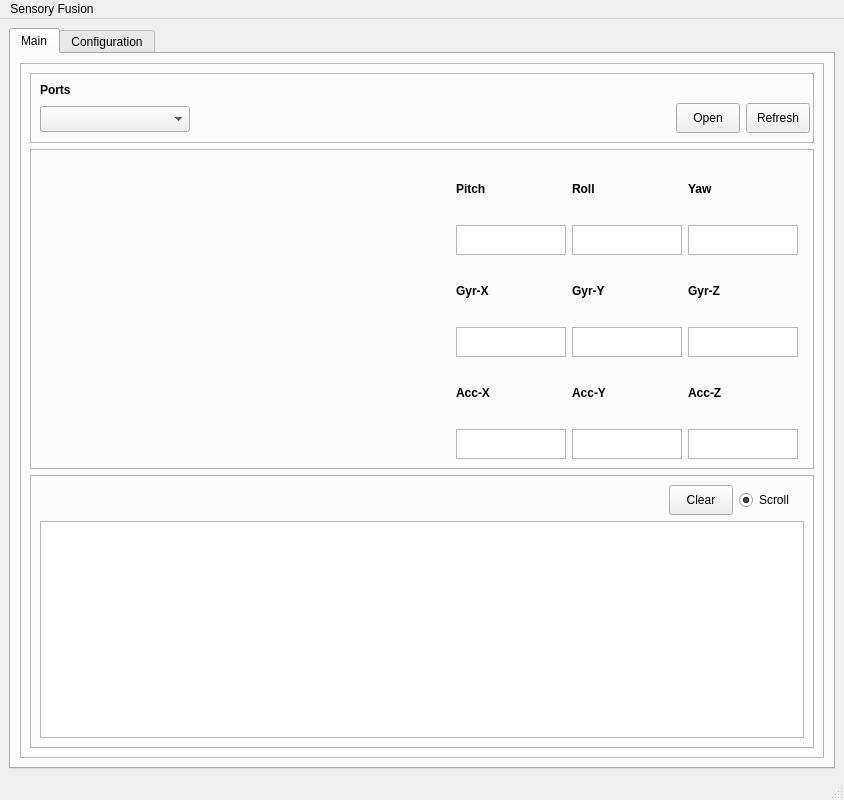
<?xml version="1.0" encoding="UTF-8"?>
<ui version="4.0">
 <class>MainWindow</class>
 <widget class="QMainWindow" name="MainWindow">
  <property name="geometry">
   <rect>
    <x>0</x>
    <y>0</y>
    <width>844</width>
    <height>800</height>
   </rect>
  </property>
  <property name="maximumSize">
   <size>
    <width>844</width>
    <height>800</height>
   </size>
  </property>
  <property name="windowTitle">
   <string>MainWindow</string>
  </property>
  <widget class="QWidget" name="centralwidget">
   <layout class="QVBoxLayout" name="verticalLayout">
    <item>
     <widget class="QTabWidget" name="tabMain">
      <property name="currentIndex">
       <number>0</number>
      </property>
      <widget class="QWidget" name="tab">
       <attribute name="title">
        <string>Main</string>
       </attribute>
       <layout class="QHBoxLayout" name="horizontalLayout_6">
        <item>
         <widget class="QFrame" name="frame">
          <property name="frameShape">
           <enum>QFrame::Shape::StyledPanel</enum>
          </property>
          <property name="frameShadow">
           <enum>QFrame::Shadow::Raised</enum>
          </property>
          <layout class="QVBoxLayout" name="verticalLayout_26">
           <item>
            <widget class="QFrame" name="frame_2">
             <property name="frameShape">
              <enum>QFrame::Shape::StyledPanel</enum>
             </property>
             <property name="frameShadow">
              <enum>QFrame::Shadow::Raised</enum>
             </property>
             <layout class="QVBoxLayout" name="verticalLayout_14">
              <item>
               <widget class="QLabel" name="label_11">
                <property name="font">
                 <font>
                  <bold>true</bold>
                 </font>
                </property>
                <property name="text">
                 <string>Ports</string>
                </property>
               </widget>
              </item>
              <item>
               <layout class="QHBoxLayout" name="horizontalLayout_7">
                <item>
                 <widget class="QComboBox" name="cmbSerialPorts">
                  <property name="minimumSize">
                   <size>
                    <width>150</width>
                    <height>26</height>
                   </size>
                  </property>
                  <property name="maximumSize">
                   <size>
                    <width>129</width>
                    <height>23</height>
                   </size>
                  </property>
                 </widget>
                </item>
                <item>
                 <layout class="QFormLayout" name="formLayout_4">
                  <property name="formAlignment">
                   <set>Qt::AlignmentFlag::AlignRight|Qt::AlignmentFlag::AlignTop|Qt::AlignmentFlag::AlignTrailing</set>
                  </property>
                  <item row="0" column="0">
                   <widget class="QPushButton" name="btnOpenSerialPort">
                    <property name="minimumSize">
                     <size>
                      <width>64</width>
                      <height>30</height>
                     </size>
                    </property>
                    <property name="maximumSize">
                     <size>
                      <width>54</width>
                      <height>24</height>
                     </size>
                    </property>
                    <property name="text">
                     <string>Open</string>
                    </property>
                   </widget>
                  </item>
                  <item row="0" column="1">
                   <widget class="QPushButton" name="btnRefreshSerialPort">
                    <property name="minimumSize">
                     <size>
                      <width>64</width>
                      <height>30</height>
                     </size>
                    </property>
                    <property name="maximumSize">
                     <size>
                      <width>64</width>
                      <height>24</height>
                     </size>
                    </property>
                    <property name="text">
                     <string>Refresh</string>
                    </property>
                   </widget>
                  </item>
                 </layout>
                </item>
               </layout>
              </item>
             </layout>
            </widget>
           </item>
           <item>
            <widget class="QFrame" name="frame_3">
             <property name="frameShape">
              <enum>QFrame::Shape::StyledPanel</enum>
             </property>
             <property name="frameShadow">
              <enum>QFrame::Shadow::Raised</enum>
             </property>
             <layout class="QHBoxLayout" name="horizontalLayout_8">
              <item>
               <widget class="QWidget" name="wdg3dviewer" native="true">
                <property name="minimumSize">
                 <size>
                  <width>400</width>
                  <height>300</height>
                 </size>
                </property>
                <property name="maximumSize">
                 <size>
                  <width>360</width>
                  <height>16777215</height>
                 </size>
                </property>
               </widget>
              </item>
              <item>
               <layout class="QVBoxLayout" name="verticalLayout_15">
                <item>
                 <layout class="QHBoxLayout" name="horizontalLayout_9">
                  <item>
                   <layout class="QVBoxLayout" name="verticalLayout_16">
                    <item>
                     <widget class="QLabel" name="label_12">
                      <property name="font">
                       <font>
                        <bold>true</bold>
                       </font>
                      </property>
                      <property name="text">
                       <string>Pitch</string>
                      </property>
                     </widget>
                    </item>
                    <item>
                     <widget class="QTextEdit" name="txtPitch">
                      <property name="minimumSize">
                       <size>
                        <width>110</width>
                        <height>30</height>
                       </size>
                      </property>
                      <property name="maximumSize">
                       <size>
                        <width>110</width>
                        <height>30</height>
                       </size>
                      </property>
                      <property name="readOnly">
                       <bool>true</bool>
                      </property>
                     </widget>
                    </item>
                   </layout>
                  </item>
                  <item>
                   <layout class="QVBoxLayout" name="verticalLayout_17">
                    <item>
                     <widget class="QLabel" name="label_13">
                      <property name="font">
                       <font>
                        <bold>true</bold>
                       </font>
                      </property>
                      <property name="text">
                       <string>Roll</string>
                      </property>
                     </widget>
                    </item>
                    <item>
                     <widget class="QTextEdit" name="txtRoll">
                      <property name="minimumSize">
                       <size>
                        <width>110</width>
                        <height>30</height>
                       </size>
                      </property>
                      <property name="maximumSize">
                       <size>
                        <width>110</width>
                        <height>30</height>
                       </size>
                      </property>
                      <property name="readOnly">
                       <bool>true</bool>
                      </property>
                     </widget>
                    </item>
                   </layout>
                  </item>
                  <item>
                   <layout class="QVBoxLayout" name="verticalLayout_18">
                    <item>
                     <widget class="QLabel" name="label_14">
                      <property name="font">
                       <font>
                        <bold>true</bold>
                       </font>
                      </property>
                      <property name="text">
                       <string>Yaw</string>
                      </property>
                     </widget>
                    </item>
                    <item>
                     <widget class="QTextEdit" name="txtYaw">
                      <property name="minimumSize">
                       <size>
                        <width>110</width>
                        <height>30</height>
                       </size>
                      </property>
                      <property name="maximumSize">
                       <size>
                        <width>110</width>
                        <height>30</height>
                       </size>
                      </property>
                      <property name="readOnly">
                       <bool>true</bool>
                      </property>
                     </widget>
                    </item>
                   </layout>
                  </item>
                 </layout>
                </item>
                <item>
                 <layout class="QHBoxLayout" name="horizontalLayout_10">
                  <item>
                   <layout class="QVBoxLayout" name="verticalLayout_19">
                    <item>
                     <widget class="QLabel" name="label_15">
                      <property name="font">
                       <font>
                        <bold>true</bold>
                       </font>
                      </property>
                      <property name="text">
                       <string>Gyr-X</string>
                      </property>
                     </widget>
                    </item>
                    <item>
                     <widget class="QTextEdit" name="txtGyrX">
                      <property name="minimumSize">
                       <size>
                        <width>110</width>
                        <height>30</height>
                       </size>
                      </property>
                      <property name="maximumSize">
                       <size>
                        <width>110</width>
                        <height>30</height>
                       </size>
                      </property>
                      <property name="readOnly">
                       <bool>true</bool>
                      </property>
                     </widget>
                    </item>
                   </layout>
                  </item>
                  <item>
                   <layout class="QVBoxLayout" name="verticalLayout_20">
                    <item>
                     <widget class="QLabel" name="label_16">
                      <property name="font">
                       <font>
                        <bold>true</bold>
                       </font>
                      </property>
                      <property name="text">
                       <string>Gyr-Y</string>
                      </property>
                     </widget>
                    </item>
                    <item>
                     <widget class="QTextEdit" name="txtGyrY">
                      <property name="minimumSize">
                       <size>
                        <width>110</width>
                        <height>30</height>
                       </size>
                      </property>
                      <property name="maximumSize">
                       <size>
                        <width>110</width>
                        <height>30</height>
                       </size>
                      </property>
                      <property name="readOnly">
                       <bool>true</bool>
                      </property>
                     </widget>
                    </item>
                   </layout>
                  </item>
                  <item>
                   <layout class="QVBoxLayout" name="verticalLayout_21">
                    <item>
                     <widget class="QLabel" name="label_17">
                      <property name="font">
                       <font>
                        <bold>true</bold>
                       </font>
                      </property>
                      <property name="text">
                       <string>Gyr-Z</string>
                      </property>
                     </widget>
                    </item>
                    <item>
                     <widget class="QTextEdit" name="txtGyrZ">
                      <property name="minimumSize">
                       <size>
                        <width>110</width>
                        <height>30</height>
                       </size>
                      </property>
                      <property name="maximumSize">
                       <size>
                        <width>110</width>
                        <height>30</height>
                       </size>
                      </property>
                      <property name="readOnly">
                       <bool>true</bool>
                      </property>
                     </widget>
                    </item>
                   </layout>
                  </item>
                 </layout>
                </item>
                <item>
                 <layout class="QHBoxLayout" name="horizontalLayout_11">
                  <item>
                   <layout class="QVBoxLayout" name="verticalLayout_22">
                    <item>
                     <widget class="QLabel" name="label_18">
                      <property name="font">
                       <font>
                        <bold>true</bold>
                       </font>
                      </property>
                      <property name="text">
                       <string>Acc-X</string>
                      </property>
                     </widget>
                    </item>
                    <item>
                     <widget class="QTextEdit" name="txtAccX">
                      <property name="minimumSize">
                       <size>
                        <width>110</width>
                        <height>30</height>
                       </size>
                      </property>
                      <property name="maximumSize">
                       <size>
                        <width>110</width>
                        <height>30</height>
                       </size>
                      </property>
                      <property name="readOnly">
                       <bool>true</bool>
                      </property>
                     </widget>
                    </item>
                   </layout>
                  </item>
                  <item>
                   <layout class="QVBoxLayout" name="verticalLayout_23">
                    <item>
                     <widget class="QLabel" name="label_19">
                      <property name="font">
                       <font>
                        <bold>true</bold>
                       </font>
                      </property>
                      <property name="text">
                       <string>Acc-Y</string>
                      </property>
                     </widget>
                    </item>
                    <item>
                     <widget class="QTextEdit" name="txtAccY">
                      <property name="minimumSize">
                       <size>
                        <width>110</width>
                        <height>30</height>
                       </size>
                      </property>
                      <property name="maximumSize">
                       <size>
                        <width>110</width>
                        <height>30</height>
                       </size>
                      </property>
                      <property name="readOnly">
                       <bool>true</bool>
                      </property>
                     </widget>
                    </item>
                   </layout>
                  </item>
                  <item>
                   <layout class="QVBoxLayout" name="verticalLayout_24">
                    <item>
                     <widget class="QLabel" name="label_20">
                      <property name="font">
                       <font>
                        <bold>true</bold>
                       </font>
                      </property>
                      <property name="text">
                       <string>Acc-Z</string>
                      </property>
                     </widget>
                    </item>
                    <item>
                     <widget class="QTextEdit" name="txtAccZ">
                      <property name="minimumSize">
                       <size>
                        <width>110</width>
                        <height>30</height>
                       </size>
                      </property>
                      <property name="maximumSize">
                       <size>
                        <width>110</width>
                        <height>30</height>
                       </size>
                      </property>
                      <property name="readOnly">
                       <bool>true</bool>
                      </property>
                     </widget>
                    </item>
                   </layout>
                  </item>
                 </layout>
                </item>
               </layout>
              </item>
             </layout>
            </widget>
           </item>
           <item>
            <widget class="QFrame" name="frame_4">
             <property name="frameShape">
              <enum>QFrame::Shape::StyledPanel</enum>
             </property>
             <property name="frameShadow">
              <enum>QFrame::Shadow::Raised</enum>
             </property>
             <layout class="QVBoxLayout" name="verticalLayout_25">
              <item>
               <layout class="QFormLayout" name="formLayout_2">
                <property name="formAlignment">
                 <set>Qt::AlignmentFlag::AlignRight|Qt::AlignmentFlag::AlignTop|Qt::AlignmentFlag::AlignTrailing</set>
                </property>
                <item row="0" column="0">
                 <widget class="QPushButton" name="btnLogClear">
                  <property name="minimumSize">
                   <size>
                    <width>64</width>
                    <height>30</height>
                   </size>
                  </property>
                  <property name="maximumSize">
                   <size>
                    <width>48</width>
                    <height>24</height>
                   </size>
                  </property>
                  <property name="text">
                   <string>Clear</string>
                  </property>
                 </widget>
                </item>
                <item row="0" column="1">
                 <widget class="QRadioButton" name="rbnLogScroll">
                  <property name="minimumSize">
                   <size>
                    <width>0</width>
                    <height>30</height>
                   </size>
                  </property>
                  <property name="maximumSize">
                   <size>
                    <width>71</width>
                    <height>24</height>
                   </size>
                  </property>
                  <property name="text">
                   <string>Scroll</string>
                  </property>
                  <property name="checked">
                   <bool>true</bool>
                  </property>
                 </widget>
                </item>
               </layout>
              </item>
              <item>
               <widget class="QListWidget" name="ltwOutSerialPort"/>
              </item>
             </layout>
            </widget>
           </item>
          </layout>
         </widget>
        </item>
       </layout>
      </widget>
      <widget class="QWidget" name="tab_2">
       <attribute name="title">
        <string>Configuration</string>
       </attribute>
       <widget class="QFrame" name="frame_5">
        <property name="geometry">
         <rect>
          <x>0</x>
          <y>0</y>
          <width>781</width>
          <height>171</height>
         </rect>
        </property>
        <property name="frameShape">
         <enum>QFrame::Shape::StyledPanel</enum>
        </property>
        <property name="frameShadow">
         <enum>QFrame::Shadow::Raised</enum>
        </property>
        <widget class="QLabel" name="label_21">
         <property name="geometry">
          <rect>
           <x>20</x>
           <y>30</y>
           <width>61</width>
           <height>16</height>
          </rect>
         </property>
         <property name="text">
          <string>Commands</string>
         </property>
        </widget>
        <widget class="QComboBox" name="cmbCommands">
         <property name="geometry">
          <rect>
           <x>20</x>
           <y>60</y>
           <width>151</width>
           <height>31</height>
          </rect>
         </property>
        </widget>
        <widget class="QPushButton" name="btnSendCommands">
         <property name="geometry">
          <rect>
           <x>180</x>
           <y>60</y>
           <width>81</width>
           <height>31</height>
          </rect>
         </property>
         <property name="text">
          <string>Send</string>
         </property>
        </widget>
       </widget>
      </widget>
     </widget>
    </item>
   </layout>
  </widget>
  <widget class="QMenuBar" name="menubar">
   <property name="geometry">
    <rect>
     <x>0</x>
     <y>0</y>
     <width>844</width>
     <height>33</height>
    </rect>
   </property>
   <widget class="QMenu" name="menuSensory_Fusion">
    <property name="title">
     <string>Sensory Fusion</string>
    </property>
   </widget>
   <addaction name="menuSensory_Fusion"/>
  </widget>
  <widget class="QStatusBar" name="statusbar"/>
 </widget>
 <resources/>
 <connections/>
</ui>
